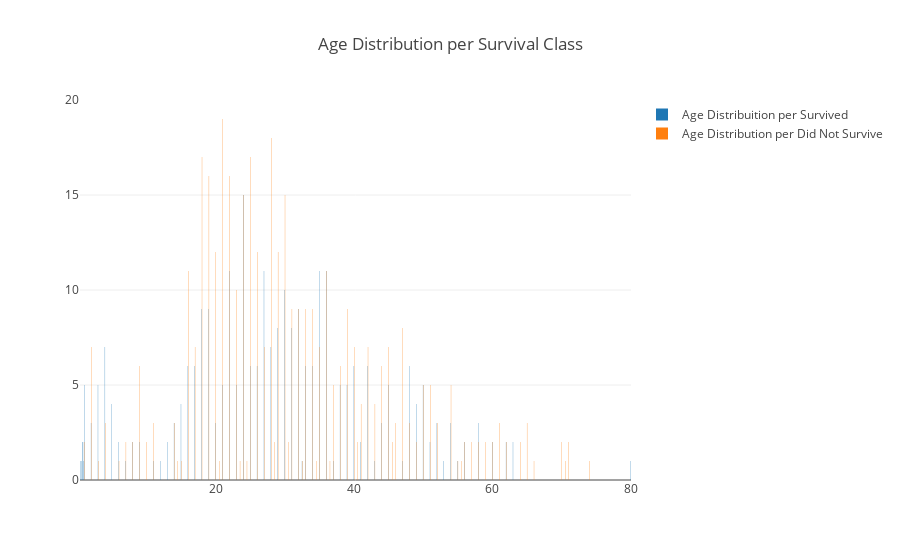

The cell this chart's notebook holds for it:
### Code cell
trace0 = go.Bar(
    x = train_data_full[train_data_full["Survived"] == 1]["Age"].value_counts().index.values, y = train_data_full[train_data_full["Survived"] == 1]["Age"].value_counts().values, name='Age Distribuition per Survived'
)

#Second plot
trace1 = go.Bar(
    x = train_data_full[train_data_full["Survived"] == 0]["Age"].value_counts().index.values,  y = train_data_full[train_data_full["Survived" ]==  0]["Age"].value_counts().values, name="Age Distribution per Did Not Survive"
)

data = [trace0, trace1]

layout = go.Layout(
    title='Age Distribution per Survival Class', bargap=0.001,
    bargroupgap=0.01
)

fig = go.Figure(data=data, layout=layout)

py.iplot(fig, filename='grouped-bar')

### Figure 1 — Plotly figure (JSON) as saved in the notebook; plotly's stock layout.template omitted (floating-point values rounded to 4 significant figures)
{"data": [{"name": "Age Distribuition per Survived", "type": "bar", "uid": "61d784a8-e6cd-11e8-a7e1-357091784533", "x": [24, 36, 35, 27, 22, 30, 19, 32, 18, 29, 31, 28, 4, 34, 42, 26, 40, 16, 25, 48, 33, 17, 23, 1, 50, 45, 21, 3, 38, 39, 49, 5, 15, 14, 20, 54, 58, 52, 2, 44, 60, 13, 56, 9, 51, 63, 6, 62, 8, 0.83, 41, 0.75, 37, 47, 0.42, 0.92, 11, 53, 55, 43, 80, 7, 32.5, 12, 0.67], "y": [15, 11, 11, 11, 11, 10, 9, 9, 9, 8, 8, 7, 7, 6, 6, 6, 6, 6, 6, 6, 6, 6, 5, 5, 5, 5, 5, 5, 5, 5, 4, 4, 4, 3, 3, 3, 3, 3, 3, 3, 2, 2, 2, 2, 2, 2, 2, 2, 2, 2, 2, 2, 1, 1, 1, 1, 1, 1, 1, 1, 1, 1, 1, 1, 1]}, {"name": "Age Distribution per Did Not Survive", "type": "bar", "uid": "61d7861a-e6cd-11e8-a7e1-357091784533", "x": [21, 28, 25, 18, 22, 19, 30, 24, 29, 20, 26, 36, 16, 23, 32, 31, 39, 34, 33, 47, 45, 42, 40, 2, 35, 27, 17, 38, 44, 9, 51, 54, 50, 37, 43, 41, 52, 46, 4, 11, 14, 61, 48, 65, 28.5, 1, 7, 10, 64, 58, 70, 8, 59, 57, 71, 62, 45.5, 60, 30.5, 40.5, 56, 49, 24.5, 6, 34.5, 15, 66, 55, 3, 23.5, 20.5, 14.5, 74, 32.5, 36.5, 55.5, 70.5], "y": [19, 18, 17, 17, 16, 16, 15, 15, 12, 12, 12, 11, 11, 10, 9, 9, 9, 9, 9, 8, 7, 7, 7, 7, 7, 7, 7, 6, 6, 6, 5, 5, 5, 5, 4, 4, 3, 3, 3, 3, 3, 3, 3, 3, 2, 2, 2, 2, 2, 2, 2, 2, 2, 2, 2, 2, 2, 2, 2, 2, 2, 2, 1, 1, 1, 1, 1, 1, 1, 1, 1, 1, 1, 1, 1, 1, 1]}], "layout": {"bargap": 0.001, "bargroupgap": 0.01, "title": "Age Distribution per Survival Class"}}
